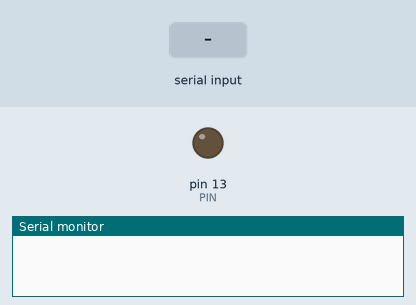
Simulated run of this sketch. Board: Arduino Uno, built with avr-gcc and run on an emulated ATmega328P. On the bench: output pins drawn as LEDs (lit = HIGH), the last lines printed to the serial monitor. Inputs (shaded band) come from the test bench.

Above: at 1.2 s.
1.3 s: "90,45\n" received over Serial
At 1.42 s:
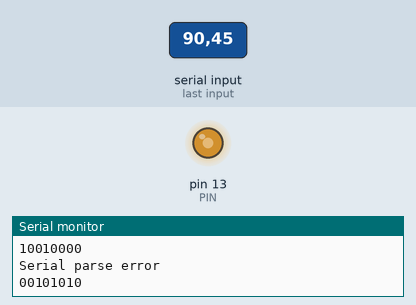
3.0 s: byte 83 ('S') received over Serial
At 4.2 s:
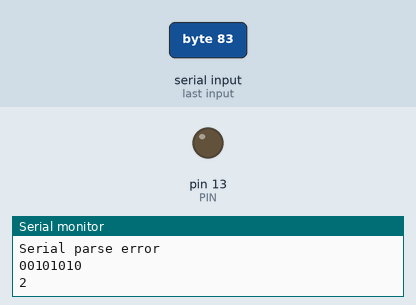
4.5 s: "30,150\n" received over Serial
Timing chart, 0 to 7.5 s (numbered marks = the images above; inputs shaded):
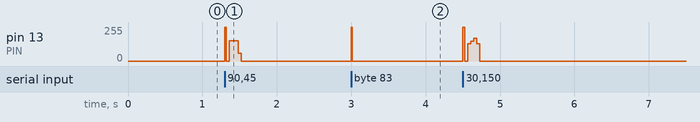

The sketch:

world_clock.ino
```cpp
#define PERIOD 2
#define PIN 13
#define INTERVAL PERIOD * 2

void setup() {
  pinMode(PIN, OUTPUT);
  digitalWrite(PIN, LOW);
  Serial.begin(19200);
  // Delay to make sure the clock registers the low state
  delay(PERIOD * 2);
}

void loop() {
  if (Serial.available()) {
    char c = Serial.read();
    serialParse(c);
  }
}

void loop_demo() {
  delay(1000);
  send_12_34();
  delay(1000);
  for (int i = 0; i < 120; i++) {
    send_increment();
    delay(1000);
  }
}

void serialParse(char c) {
  byte s;
  if (c == 'S') {
    send_start();
    return;
  } else if (c >= '0' && c <= '9') {
    s = c - '0';
  } else if (c >= 'A' && c <= 'F') {
    s = c - 'A' + 10;
  } else if (c == '\n' || c == '\r') {
     return;
  } else {
    Serial.print("\nSerial parse error\n");
    return;
  }
  send_nibble(s);
}

void send_12_34() {
  for (int i = 0; i < 9; i++) {
    send_start();
    send_nibble(i);
    send_nibble(4);
    send_nibble(3);
    send_nibble(i);
    send_nibble(1);
    delay(PERIOD * 2);
  }

}

void send_nibble(uint8_t n) {
  for (int i = 0; i < 4; i++) {
    if (n & 1 == 1) {
      send_1();
    } else {
      send_0();
    }
    n = n >> 1;
  }
}


void send_increment() {
  send_start();
  send_nibble(B11110);
}

void send_all_clocks() {
  for (int i = 0; i < 9; i++) {
    send_start();
    for (int j = 0; j < 5; j++) {
      send_nibble(i);
    }
    delay(PERIOD * 2);
  }
}

void send_0() {
  Serial.print(0);
  send(2);
}

void send_1() {
  Serial.print(1);
  send(5);
}

void send_start() {
  Serial.print("\n2");
  send(8);
}

void send(int t) {
  digitalWrite(PIN, HIGH);
  delay(PERIOD * t);
  digitalWrite(PIN, LOW);
  delay(INTERVAL);
}
```

Measured:
- after the input at 1.3 s, pin 13 (PIN): 0/255 → 151/255 at once, → 0/255 0.18 s later
- after the input at 3.0 s, pin 13 (PIN): 0/255 → 255/255 at once, → 0/255 0.02 s later
